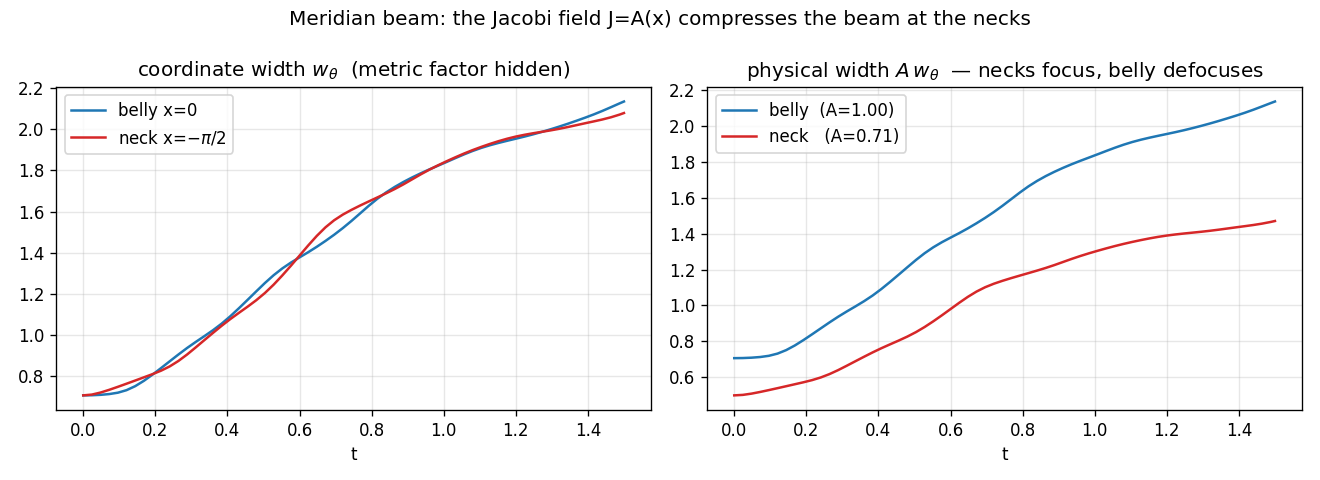

Source code (Python):
"""
Correct diagnostic for the meridian beam. The transverse separation of nearby
meridians is the Jacobi field J(x) = A(x): FARTHEST apart at the belly (A=1,
max) and CLOSEST at the necks (A=0.707, min). So a meridian-aligned beam is
transversally WIDEST (defocused) at the belly and NARROWEST (focused) at the
necks -- the necks are the focusing waists. (Same as a sphere: meridians
diverge at the equator, converge at the poles, even though K>0 throughout.)

We show it with the PHYSICAL transverse width A(x)*w_theta, which is what the
Jacobi field controls; the coordinate width w_theta hides it because the metric
factor A divides back out.
"""
import numpy as np
import matplotlib
matplotlib.use("Agg")
import matplotlib.pyplot as plt

from nls_lumpy_torus import build_operators, beam_along_meridian, run, profile_A

OUT = "/home/thorax/nls_lumpy_torus"
grid = build_operators(Nx=80, Nth=160)
x, th = grid["x"], grid["th"]
i_belly = int(np.argmin(np.abs(x - 0.0)))     # A=1
i_neck = 0                                     # x=-pi/2, A=0.707
A_belly, A_neck = float(profile_A(x[i_belly])), float(profile_A(x[i_neck]))


def wtheta(U, i0):
    P = np.abs(U.reshape(grid["Nx"], grid["Nth"])[i0, :]) ** 2
    d = np.angle(np.exp(1j * (th - 0.0)))
    return np.sqrt(np.sum(P * d ** 2) / (P.sum() + 1e-300))


# linear, wide beam -> pure geometry, stays coherent longer
U0 = beam_along_meridian(grid, thc=0.0, amp=1.0, wth=1.0, q=4)
U, hist, snaps, stats = run(grid, U0, dt=2e-3, T=1.5, sigma=0.0, p=2,
                            n_snapshots=60, verbose=False)
t = np.array(snaps["t"])
wb = np.array([wtheta(U, i_belly) for U in snaps["U"]])
wn = np.array([wtheta(U, i_neck) for U in snaps["U"]])

fig, ax = plt.subplots(1, 2, figsize=(11, 4))
ax[0].plot(t, wb, "C0", label="belly x=0")
ax[0].plot(t, wn, "C3", label="neck x=$-\\pi/2$")
ax[0].set_title(r"coordinate width $w_\theta$  (metric factor hidden)")
ax[1].plot(t, A_belly * wb, "C0", label=f"belly  (A={A_belly:.2f})")
ax[1].plot(t, A_neck * wn, "C3", label=f"neck   (A={A_neck:.2f})")
ax[1].set_title(r"physical width $A\,w_\theta$  — necks focus, belly defocuses")
for a in ax:
    a.set_xlabel("t"); a.legend(); a.grid(alpha=0.3)
fig.suptitle("Meridian beam: the Jacobi field J=A(x) compresses the beam at the necks")
fig.tight_layout(); fig.savefig(f"{OUT}/meridian_diag.png", dpi=120)
print("wrote meridian_diag.png")
print(f"physical width ratio belly/neck at end: "
      f"{A_belly*wb[-1] / (A_neck*wn[-1]):.2f}  (A ratio = {A_belly/A_neck:.2f})")
print(f"mass drift {(hist['mass'][-1]-hist['mass'][0])/hist['mass'][0]:+.1e}")
